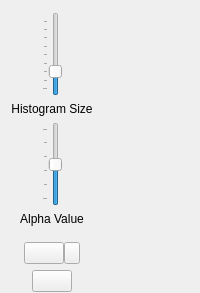
<?xml version="1.0" encoding="UTF-8"?>
<ui version="4.0">
 <class>multi_img_viewer</class>
 <widget class="QWidget" name="multi_img_viewer">
  <layout class="QVBoxLayout" name="verticalLayout_2">
   <property name="leftMargin">
    <number>0</number>
   </property>
   <property name="topMargin">
    <number>6</number>
   </property>
   <property name="rightMargin">
    <number>0</number>
   </property>
   <property name="bottomMargin">
    <number>0</number>
   </property>
   <item>
    <widget class="FoldingBar" name="topBar" native="true"/>
   </item>
   <item>
    <widget class="QWidget" name="payload" native="true">
     <layout class="QHBoxLayout" name="horizontalLayout">
      <property name="margin">
       <number>0</number>
      </property>
      <item>
       <layout class="QVBoxLayout" name="verticalLayout">
        <property name="sizeConstraint">
         <enum>QLayout::SetNoConstraint</enum>
        </property>
        <item>
         <layout class="QHBoxLayout" name="horizontalLayout_2_1">
          <item>
           <widget class="QSlider" name="binSlider">
            <property name="sizePolicy">
             <sizepolicy hsizetype="Fixed" vsizetype="Fixed">
              <horstretch>0</horstretch>
              <verstretch>0</verstretch>
             </sizepolicy>
            </property>
            <property name="toolTip">
             <string>number of histogram bins per dimension</string>
            </property>
            <property name="minimum">
             <number>2</number>
            </property>
            <property name="maximum">
             <number>256</number>
            </property>
            <property name="value">
             <number>64</number>
            </property>
            <property name="tracking">
             <bool>false</bool>
            </property>
            <property name="orientation">
             <enum>Qt::Vertical</enum>
            </property>
            <property name="tickPosition">
             <enum>QSlider::TicksAbove</enum>
            </property>
            <property name="tickInterval">
             <number>31</number>
            </property>
           </widget>
          </item>
         </layout>
        </item>
        <item>
         <widget class="QLabel" name="binLabel">
          <property name="sizePolicy">
           <sizepolicy hsizetype="Minimum" vsizetype="Preferred">
            <horstretch>0</horstretch>
            <verstretch>0</verstretch>
           </sizepolicy>
          </property>
          <property name="minimumSize">
           <size>
            <width>80</width>
            <height>0</height>
           </size>
          </property>
          <property name="text">
           <string>Histogram Size</string>
          </property>
          <property name="alignment">
           <set>Qt::AlignCenter</set>
          </property>
         </widget>
        </item>
        <item>
         <layout class="QHBoxLayout" name="horizontalLayout_2_2">
          <item>
           <widget class="QSlider" name="alphaSlider">
            <property name="sizePolicy">
             <sizepolicy hsizetype="Fixed" vsizetype="Fixed">
              <horstretch>0</horstretch>
              <verstretch>0</verstretch>
             </sizepolicy>
            </property>
            <property name="toolTip">
             <string>vector line opacity</string>
            </property>
            <property name="minimum">
             <number>1</number>
            </property>
            <property name="maximum">
             <number>100</number>
            </property>
            <property name="value">
             <number>50</number>
            </property>
            <property name="tracking">
             <bool>true</bool>
            </property>
            <property name="orientation">
             <enum>Qt::Vertical</enum>
            </property>
            <property name="tickPosition">
             <enum>QSlider::TicksAbove</enum>
            </property>
            <property name="tickInterval">
             <number>20</number>
            </property>
           </widget>
          </item>
         </layout>
        </item>
        <item>
         <widget class="QLabel" name="alphaLabel">
          <property name="sizePolicy">
           <sizepolicy hsizetype="Minimum" vsizetype="Preferred">
            <horstretch>0</horstretch>
            <verstretch>0</verstretch>
           </sizepolicy>
          </property>
          <property name="minimumSize">
           <size>
            <width>80</width>
            <height>0</height>
           </size>
          </property>
          <property name="text">
           <string>Alpha Value</string>
          </property>
          <property name="alignment">
           <set>Qt::AlignCenter</set>
          </property>
         </widget>
        </item>
        <item>
         <layout class="QHBoxLayout" name="horizontalLayout_2">
          <property name="spacing">
           <number>0</number>
          </property>
          <property name="leftMargin">
           <number>24</number>
          </property>
          <property name="topMargin">
           <number>10</number>
          </property>
          <property name="rightMargin">
           <number>24</number>
          </property>
          <item>
           <widget class="QPushButton" name="limiterButton">
            <property name="toolTip">
             <string>use band-wise limiters</string>
            </property>
            <property name="text">
             <string/>
            </property>
            <property name="icon">
             <iconset resource="gerbil.qrc">
              <normaloff>:/toolbar/limiter</normaloff>:/toolbar/limiter</iconset>
            </property>
            <property name="iconSize">
             <size>
              <width>16</width>
              <height>16</height>
             </size>
            </property>
            <property name="checkable">
             <bool>true</bool>
            </property>
           </widget>
          </item>
          <item>
           <widget class="QPushButton" name="limiterMenuButton">
            <property name="sizePolicy">
             <sizepolicy hsizetype="Fixed" vsizetype="Fixed">
              <horstretch>0</horstretch>
              <verstretch>0</verstretch>
             </sizepolicy>
            </property>
            <property name="minimumSize">
             <size>
              <width>16</width>
              <height>0</height>
             </size>
            </property>
            <property name="maximumSize">
             <size>
              <width>16</width>
              <height>16777215</height>
             </size>
            </property>
            <property name="baseSize">
             <size>
              <width>16</width>
              <height>0</height>
             </size>
            </property>
            <property name="toolTip">
             <string>initialize band-wise limiters</string>
            </property>
            <property name="text">
             <string/>
            </property>
            <property name="icon">
             <iconset resource="gerbil.qrc">
              <normaloff>:/toolbar/popup</normaloff>:/toolbar/popup</iconset>
            </property>
            <property name="iconSize">
             <size>
              <width>8</width>
              <height>16</height>
             </size>
            </property>
           </widget>
          </item>
         </layout>
        </item>
        <item>
         <layout class="QHBoxLayout" name="horizontalLayout_3">
          <item>
           <widget class="QPushButton" name="rgbButton">
            <property name="sizePolicy">
             <sizepolicy hsizetype="Fixed" vsizetype="Fixed">
              <horstretch>0</horstretch>
              <verstretch>0</verstretch>
             </sizepolicy>
            </property>
            <property name="toolTip">
             <string>draw vectors with respective sRGB coloring</string>
            </property>
            <property name="text">
             <string/>
            </property>
            <property name="icon">
             <iconset resource="gerbil.qrc">
              <normaloff>:/toolbar/rgb</normaloff>:/toolbar/rgb</iconset>
            </property>
            <property name="iconSize">
             <size>
              <width>16</width>
              <height>16</height>
             </size>
            </property>
            <property name="checkable">
             <bool>true</bool>
            </property>
           </widget>
          </item>
         </layout>
        </item>
        <item>
         <spacer name="verticalSpacer">
          <property name="orientation">
           <enum>Qt::Vertical</enum>
          </property>
          <property name="sizeType">
           <enum>QSizePolicy::MinimumExpanding</enum>
          </property>
          <property name="sizeHint" stdset="0">
           <size>
            <width>1</width>
            <height>1</height>
           </size>
          </property>
         </spacer>
        </item>
       </layout>
      </item>
      <item>
       <widget class="Viewport" name="viewport" native="true">
        <property name="sizePolicy">
         <sizepolicy hsizetype="MinimumExpanding" vsizetype="Preferred">
          <horstretch>0</horstretch>
          <verstretch>0</verstretch>
         </sizepolicy>
        </property>
        <property name="focusPolicy">
         <enum>Qt::ClickFocus</enum>
        </property>
        <property name="autoFillBackground">
         <bool>false</bool>
        </property>
       </widget>
      </item>
     </layout>
    </widget>
   </item>
  </layout>
 </widget>
 <customwidgets>
  <customwidget>
   <class>Viewport</class>
   <extends>QWidget</extends>
   <header>viewport.h</header>
  </customwidget>
  <customwidget>
   <class>FoldingBar</class>
   <extends>QWidget</extends>
   <header>foldingbar.h</header>
   <container>1</container>
  </customwidget>
 </customwidgets>
 <resources>
  <include location="gerbil.qrc"/>
 </resources>
 <connections/>
</ui>
